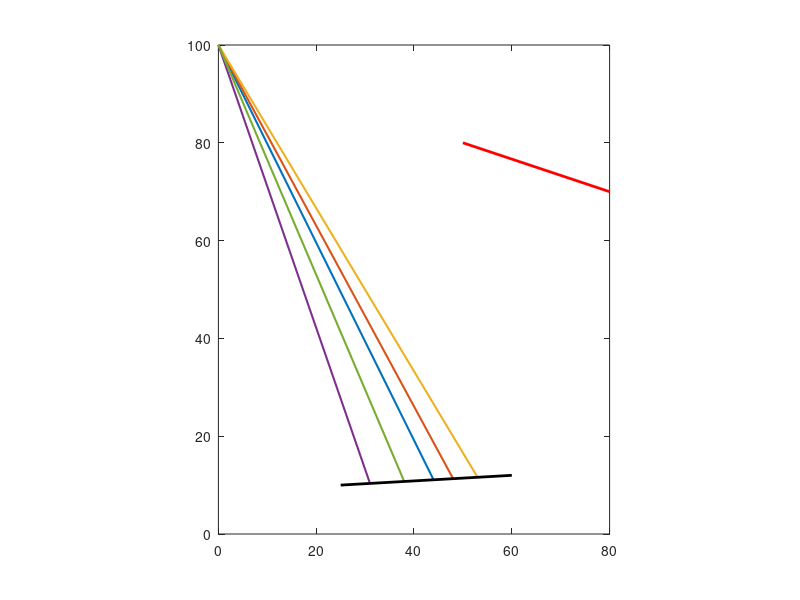

MATLAB code for this plot: (Note: this script raises an error after producing the figure.)
%%
x0=0;y0=100;
Ax=25;Ay=10;
Bx=60;By=12;
Km=(By-Ay)/(Bx-Ax); %mirror斜率
Jm=Ay-Km*Ax;
Z=25:1:60;
M=Km*Z+Jm;

Cx=80;Cy=70;
Dx=50;Dy=80;
Kn=(Dy-Cy)/(Dx-Cx); %cd斜率
Jn=Cy-Kn*Cx;
N=Kn*Z+Jn;

nn=5;
Px=Z(randperm(numel(Z),nn));
Py=Km.*Px+Jm;
for i=1:nn
plot([x0,Px(i)],[y0,Py(i)],'Linewidth',1.5);
hold on;
end
daspect([1 1 1]);
plot([Ax,Bx],[Ay,By],'k','Linewidth',2);
plot([Cx,Dx],[Cy,Dy],'r','Linewidth',2);
alpha=zeros(1,nn);
inan=zeros(1,nn);
for i=1:nn
l=norm([x0-Ax,y0-Ay]);
m=norm([x0-Px(i),y0-Py(i)]);
n=norm([Ax-Px(i),Ay-Py(i)]);
alpha(i)=acos((m^2+n^2-l^2)/(2*m*n));
inan(i)=(pi/2-alpha(i))/pi*180;
end
inan;

Kr=zeros(1,nn);
Jr=zeros(1,nn);
x=zeros(1,nn);
y=zeros(1,nn);
for i=1:nn
Kr(i)=tan(alpha(i)+atan(Km));
Jr(i)=Py(i)-Kr(i)*Px(i);
[x(i),y(i)]=linecross(Kr(i),Jr(i),Kn,Jn);
if x(i)>=Dx && x(i)<=Cx
plot([Px(i),x(i)],[Py(i),y(i)],'Linewidth',1.5);
else
xx=x(i)*1.05;
yy=Kr(i)*xx+Jr(i);
plot([Px(i),xx],[Py(i),yy],'Linewidth',1.5);
end
end
%%
function [x,y]=linecross(k1,b1,k2,b2)
x=[];
y=[];
if k1==k2&&b1==b2
disp('重合');
elseif k1==k2&&b1~=b2
disp('无交点');
else
x=(b2-b1)/(k1-k2);
y=k1*x+b1;
end
end 